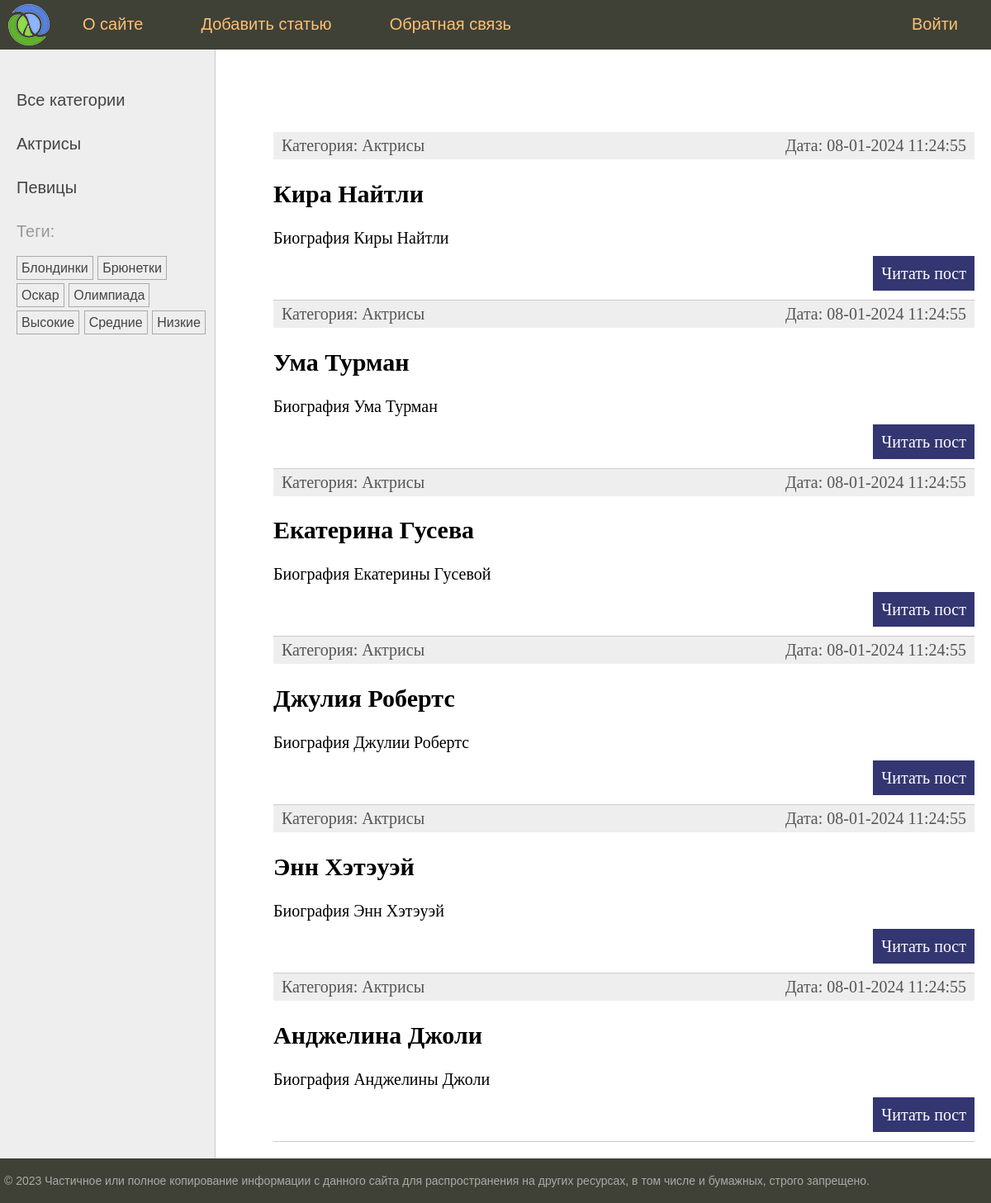
Before: / with the older database file.
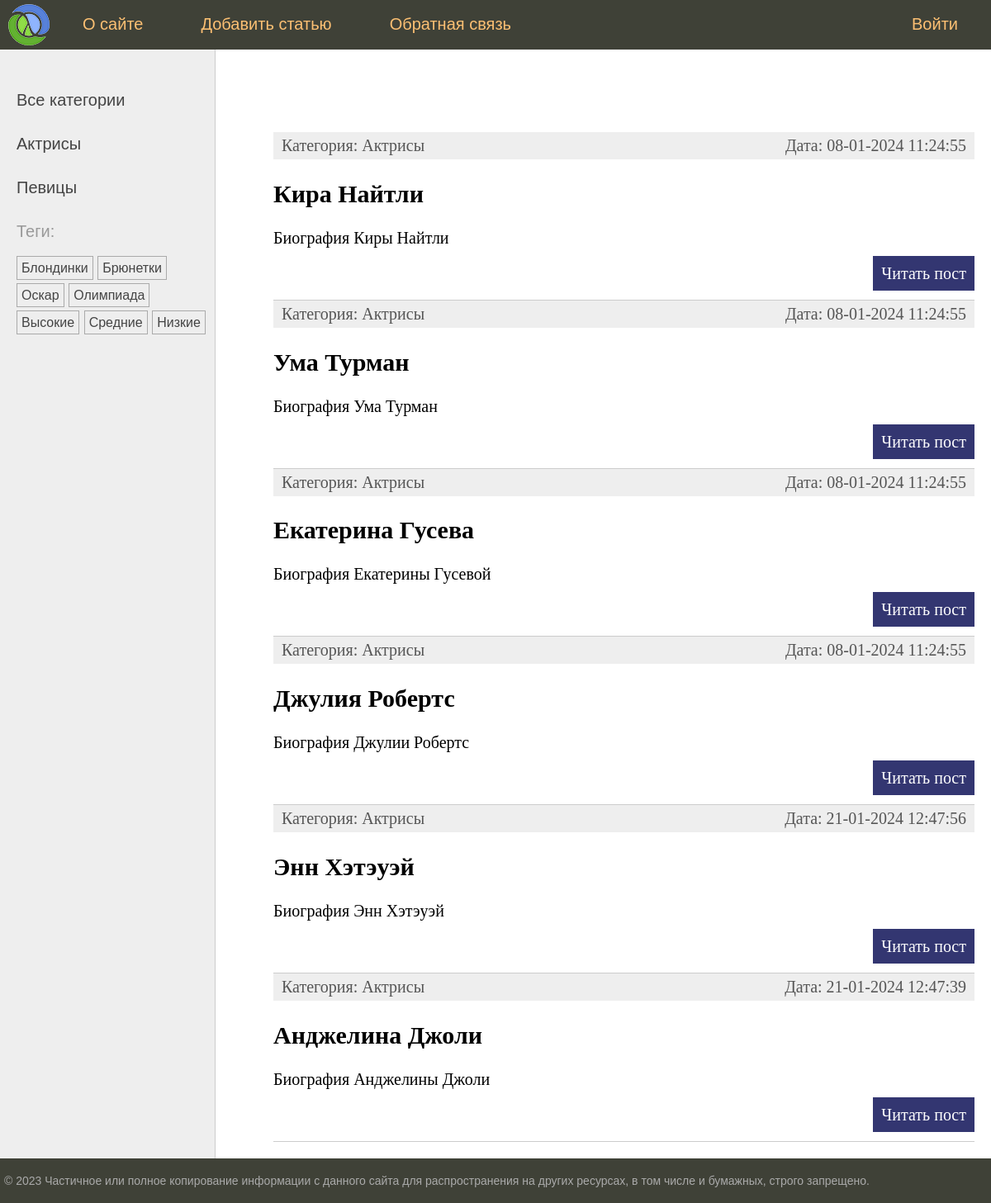
After: the same page with the newer database file.
### women/models.py (models this page shows, shortened)
class Women(models.Model):
    class Status(models.IntegerChoices):
        DRAFT = 0, "Черновик"
        PUBLISHED = 1, "Опубликовано"
    title = models.CharField(max_length=255)
    slug = models.SlugField(max_length=255, unique=True, db_index=True)
    content = models.TextField(blank=True)
    time_create = models.DateTimeField(auto_now_add=True)
    time_update = models.DateTimeField(auto_now=True)
    is_published = models.BooleanField(choices=Status.choices, default=Status.DRAFT)
    cat = models.ForeignKey("Category", on_delete=models.PROTECT)
    tags = models.ManyToManyField("TagPost", blank=True, related_name="tags")
    husband = models.OneToOneField(
        "Husband",
        on_delete=models.SET_NULL,
        null=True,
        blank=True,
        related_name="wuman",
    )
    objects = models.Manager()
    published = PublishedManager()
    class Meta:
        ordering = ["-time_create"]
        indexes = [
            models.Index(fields=["-time_create"]),
        ]
    def get_absolute_url(self):
        return reverse("post", kwargs={"post_slug": self.slug})

class Category(models.Model):
    name = models.CharField(max_length=100, db_index=True)
    slug = models.SlugField(max_length=255, unique=True, db_index=True)
    def get_absolute_url(self):
        return reverse("category", kwargs={"cat_slug": self.slug})

### women/views.py (the view)
# urls.py: path("", views.index, name="home"),
def index(request):
    posts = Women.published.all()
    data = {
        "title": "Главная страница",
        "menu": menu,
        "posts": posts,
    }
    return render(request, "women/index.html", context=data)

### women/models.py (called while the page is built)
    def get_queryset(self):
        return super().get_queryset().filter(is_published=Women.Status.PUBLISHED)

    def get_absolute_url(self):
        return reverse("tag", kwargs={"tag_slug": self.slug})

### women/templatetags/women_tags.py (called while the page is built)
@register.inclusion_tag("women/list_categories.html")
def show_categories(cat_selected=0):
    cats = Category.objects.all()
    return {"cats": cats, "cat_selected": cat_selected}

@register.inclusion_tag("women/list_tags.html")
def show_all_tags():
    return {"tags": TagPost.objects.all()}

### women/templates/women/index.html (shortened to what this page needs)
{% extends 'base.html' %}
{% block content %}
<ul class="list-articles">
    {% for p in posts %}
    <li>
        <div class="article-panel">
            <p class="first">Категория: {{ p.cat.name }}</p>
            <p class="last">Дата: {{ p.time_update|date:"d-m-Y H:i:s"}}</p>
        </div>
        <h2>{{ p.title }}</h2>
        {% autoescape off %}
        {{ p.content|linebreaks|truncatewords:50}}
        {% endautoescape %}
        <p class="link-read-post"><a href="{{ p.get_absolute_url }}">Читать пост</a></p>
    </li>
    {% endfor %}
</ul>
{% endblock %}

Changed rows visible on the page:
changed Women "Энн Хэтэуэй": time_update "08-01-2024 11:24:55" → "21-01-2024 12:47:56"
changed Women "Анджелина Джоли": time_update "08-01-2024 11:24:55" → "21-01-2024 12:47:39"
